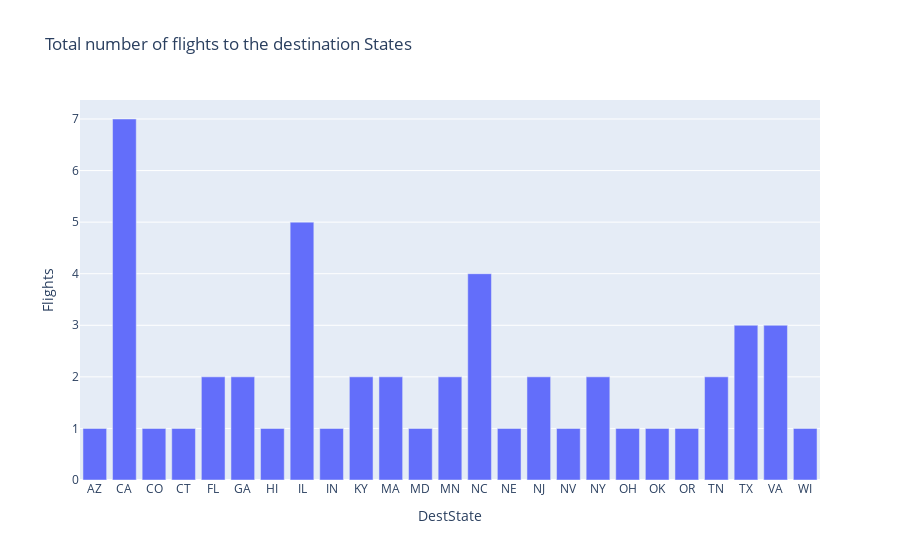

The notebook cell saved with this chart:
### Code cell
# create a bar figure using plotly.express with input data
fig = px.bar(flights_bar, x='DestState',y='Flights',title='Total number of flights to the destination States')
# display
fig.show()

### Figure 1 — Plotly figure (JSON) as saved in the notebook; plotly's stock layout.template omitted (floating-point values rounded to 4 significant figures)
{"data": [{"alignmentgroup": "True", "hovertemplate": "DestState=%{x}<br>Flights=%{y}<extra></extra>", "legendgroup": "", "marker": {"color": "#636efa", "pattern": {"shape": ""}}, "name": "", "offsetgroup": "", "orientation": "v", "showlegend": false, "textposition": "auto", "type": "bar", "x": ["AZ", "CA", "CO", "CT", "FL", "GA", "HI", "IL", "IN", "KY", "MA", "MD", "MN", "NC", "NE", "NJ", "NV", "NY", "OH", "OK", "OR", "TN", "TX", "VA", "WI"], "xaxis": "x", "y": [1, 7, 1, 1, 2, 2, 1, 5, 1, 2, 2, 1, 2, 4, 1, 2, 1, 2, 1, 1, 1, 2, 3, 3, 1], "yaxis": "y"}], "layout": {"barmode": "relative", "legend": {"tracegroupgap": 0}, "title": {"text": "Total number of flights to the destination States"}, "xaxis": {"anchor": "y", "domain": [0, 1], "title": {"text": "DestState"}}, "yaxis": {"anchor": "x", "domain": [0, 1], "title": {"text": "Flights"}}}}
